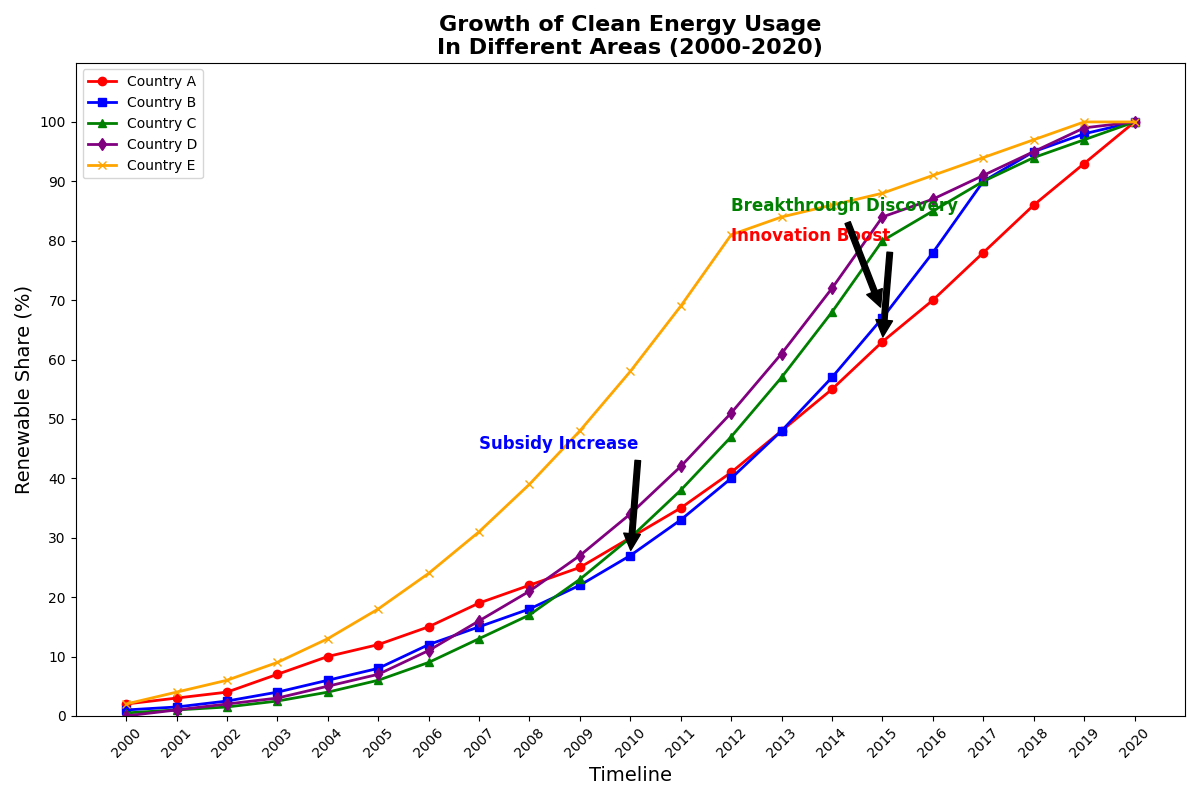

Write Python code to recreate this figure.
import matplotlib.pyplot as plt
import numpy as np

years = np.arange(2000, 2021)

# Existing data
country_a_adoption = np.array([2, 3, 4, 7, 10, 12, 15, 19, 22, 25, 30, 35, 41, 48, 55, 63, 70, 78, 86, 93, 100])
country_b_adoption = np.array([1, 1.5, 2.5, 4, 6, 8, 12, 15, 18, 22, 27, 33, 40, 48, 57, 67, 78, 90, 95, 98, 100])
country_c_adoption = np.array([0.5, 1, 1.5, 2.5, 4, 6, 9, 13, 17, 23, 30, 38, 47, 57, 68, 80, 85, 90, 94, 97, 100])

# New hypothetical data
country_d_adoption = np.array([0, 1, 2, 3, 5, 7, 11, 16, 21, 27, 34, 42, 51, 61, 72, 84, 87, 91, 95, 99, 100])
country_e_adoption = np.array([2, 4, 6, 9, 13, 18, 24, 31, 39, 48, 58, 69, 81, 84, 86, 88, 91, 94, 97, 100, 100])

plt.figure(figsize=(12, 8))

# Plot existing data
plt.plot(years, country_a_adoption, color='red', marker='o', linewidth=2, markersize=6, label='Country A')
plt.plot(years, country_b_adoption, color='blue', marker='s', linewidth=2, markersize=6, label='Country B')
plt.plot(years, country_c_adoption, color='green', marker='^', linewidth=2, markersize=6, label='Country C')

# Plot new hypothetical data
plt.plot(years, country_d_adoption, color='purple', marker='d', linewidth=2, markersize=6, label='Country D')
plt.plot(years, country_e_adoption, color='orange', marker='x', linewidth=2, markersize=6, label='Country E')

plt.title("Growth of Clean Energy Usage\nIn Different Areas (2000-2020)", fontsize=16, fontweight='bold', ha='center')
plt.xlabel('Timeline', fontsize=14)
plt.ylabel('Renewable Share (%)', fontsize=14)
plt.xticks(years, rotation=45)
plt.yticks(np.arange(0, 101, 10))
plt.ylim(0, 110)

plt.legend(loc='upper left')

plt.annotate('Innovation Boost',
             xy=(2015, 63), xytext=(2012, 80),
             arrowprops=dict(facecolor='black', shrink=0.05),
             fontsize=12, color='red', fontweight='bold')

plt.annotate('Subsidy Increase',
             xy=(2010, 27), xytext=(2007, 45),
             arrowprops=dict(facecolor='black', shrink=0.05),
             fontsize=12, color='blue', fontweight='bold')

plt.annotate('Breakthrough Discovery',
             xy=(2015, 68), xytext=(2012, 85),
             arrowprops=dict(facecolor='black', shrink=0.05),
             fontsize=12, color='green', fontweight='bold')

plt.tight_layout()
plt.show()
